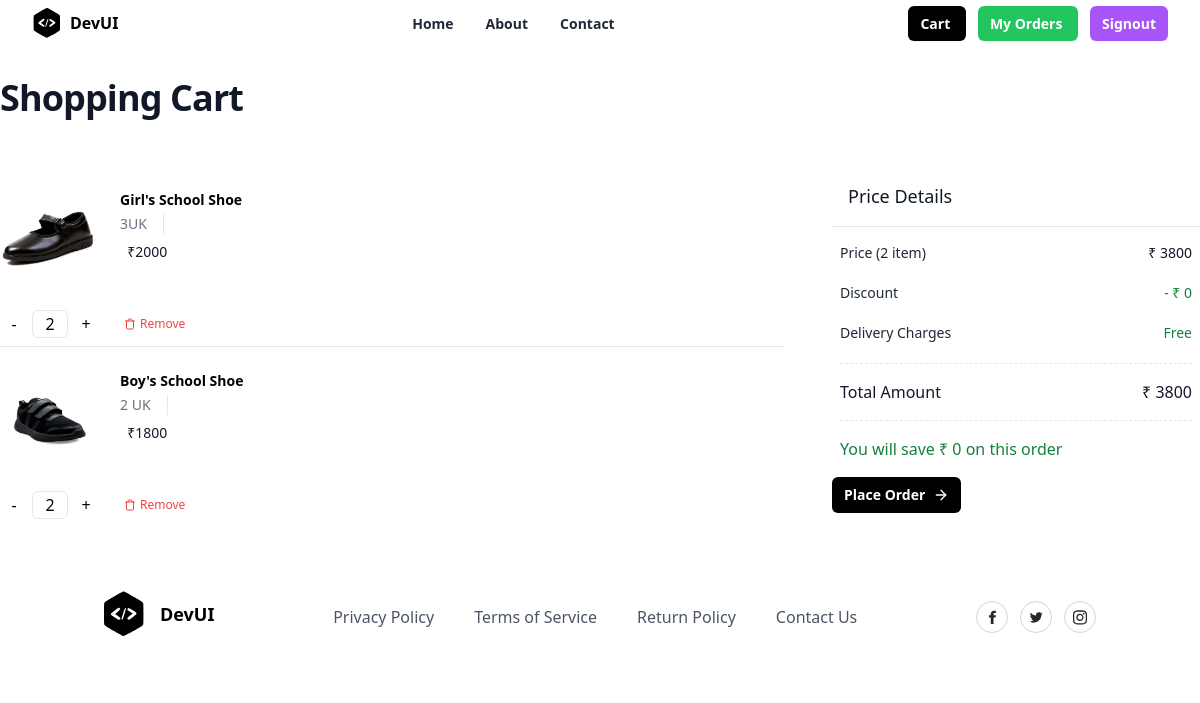
/product/all/ (signed in), run on the app's committed database.
### shoestore/models.py (models this page shows, shortened)
class BasketItem(models.Model):
    basket_object=models.ForeignKey(Basket,on_delete=models.CASCADE,related_name="cartitems")
    product_object=models.ForeignKey(Product,on_delete=models.CASCADE)
    size_object=models.ForeignKey(Size,on_delete=models.CASCADE)
    quantity=models.PositiveIntegerField(default=1)
    created_date=models.DateTimeField(auto_now_add=True)
    updated_date=models.DateTimeField(auto_now=True)
    is_active=models.BooleanField(default=True)
    is_order_placed=models.BooleanField(default=False)
    @property
    def total_amount(self):
        return self.product_object.price*self.quantity

class Product(models.Model):
    title=models.CharField(max_length=100)
    description=models.TextField(null=True,blank=True)
    size_object=models.ManyToManyField(Size,null=True,blank=True)
    season_object=models.ManyToManyField(Season,null=True,blank=True)
    material_object=models.ForeignKey(Material,on_delete=models.CASCADE)
    category_object=models.ForeignKey(Category,on_delete=models.CASCADE)
    brand_object=models.ForeignKey(Brand,on_delete=models.CASCADE)
    image=models.ImageField(upload_to="product_images",null=True,blank=True,default="product_images/default.jpg")
    price=models.PositiveIntegerField()
    tag_object=models.ManyToManyField(Tag,null=True,blank=True)
    created_date=models.DateTimeField(auto_now_add=True)
    updated_date=models.DateTimeField(auto_now=True)
    is_active=models.BooleanField(default=True)

class Size(models.Model):
    name=models.CharField(max_length=100,unique=True)
    created_date=models.DateTimeField(auto_now_add=True)
    updated_date=models.DateTimeField(auto_now=True)
    is_active=models.BooleanField(default=True)

class Basket(models.Model):
    owner=models.OneToOneField(User,on_delete=models.CASCADE,related_name="cart")
    created_date=models.DateTimeField(auto_now_add=True)
    updated_date=models.DateTimeField(auto_now=True)
    is_active=models.BooleanField(default=True)
    @property
    def cart_item_count(self):
        return self.cartitems.filter(is_order_placed=False).count()
    @property
    def cart_total(self):
        basket_items=self.cartitems.filter(is_order_placed=False)
        total_price=0
        if basket_items:
            for bi in basket_items:
                total_price+=bi.total_amount
        return total_price

### shoestore/views.py (the view)
# urls.py: path("product/all/",views.CartSummaryView.as_view(),name="cart-summary"),
class CartSummaryView(View):
    def get(self,request,*args,**kwargs):
        qs=request.user.cart.cartitems.filter(is_order_placed=False).order_by("-created_date")
        return render(request,"cart_list.html",{"data":qs})

### shoestore/templates/cart_list.html (shortened to what this page needs)
{%extends 'base.html'%}
{%block main_block%}
<div class="mx-auto max-w-7xl px-2 lg:px-0">
  <div class="mx-auto max-w-2xl py-8 lg:max-w-7xl">
    <h1 class="text-3xl font-bold tracking-tight text-gray-900 sm:text-4xl">
      Shopping Cart
    </h1>
    <div class="mt-12 lg:grid lg:grid-cols-12 lg:items-start lg:gap-x-12 xl:gap-x-16">
      <section
        aria-labelledby="cart-heading"
        class="rounded-lg bg-white lg:col-span-8"
      >
        <ul role="list" class="divide-y divide-gray-200">
            {%for bi in data%}
            <div class="">
              <li class="flex py-6 sm:py-6 ">
                <div class="flex-shrink-0">
                  <img
                    src="{{bi.product_object.image.url}}"
                    alt="Nike Air Force 1 07 LV8"
                    class="sm:h-38 sm:w-38 h-24 w-24 rounded-md object-contain object-center"
                  />
                </div>
                <div class="ml-4 flex flex-1 flex-col justify-between sm:ml-6">
                  <div class="relative pr-9 sm:grid sm:grid-cols-2 sm:gap-x-6 sm:pr-0">
                    <div>
                      <div class="flex justify-between">
                        <h3 class="text-sm">
                          <a href="{%url 'product-detail' bi.product_object.id%}" class="font-semibold text-black">
                            {{bi.product_object.title}}
                          </a>
                        </h3>
                      </div>
                      <div class="mt-1 flex text-sm">
                        <p class="text-sm text-gray-500">{{bi.size_object.name}}</p>
                        <p class="ml-4 border-l border-gray-200 pl-4 text-sm text-gray-500">
                        </p>
                      </div>
                      <div class="mt-1 flex items-end">
                        <p class="text-sm font-medium text-gray-900">  ₹{{bi.total_amount}}</p>
                      </div>
                    </div>
                  </div>
                </div>
              </li>
              <div class="mb-2 flex">
                <form action="{%url 'quantity-update' bi.id%}" method="post">
                <div class="min-w-24 flex">
                  {%if bi.quantity != 1%}
                  <button type="submit" class="h-7 w-7" name="action" value="decrement">
                    -
                  </button>
                  {%endif%}
                  <input type="text" class="mx-1 h-7 w-9 rounded-md border text-center" value="{{bi.quantity}}" />
                  {%if bi.quantity != 3%}
                  <button type="submit" class="flex h-7 w-7 items-center justify-center" name="action"
                    value="increment">
                    +
                  </button>
                  {%endif%}
                </div>
              </form>
                <div class="ml-6 flex text-sm">
                  <a
                    href="{%url 'cart-remove' bi.id%}"
                    type="button"
                    class="flex items-center space-x-1 px-2 py-1 pl-0"
                  >
                    <span class="text-xs font-medium text-red-500">Remove</span>
                  </a>
                </div>
              </div>
            </div>
            {%endfor%}
        </ul>
      </section>
      <section
        aria-labelledby="summary-heading"
        class="mt-16 rounded-md bg-white lg:col-span-4 lg:mt-0 lg:p-0"
      >
        <h2
          id="summary-heading"
          class=" border-b border-gray-200 px-4 py-3 text-lg font-medium text-gray-900 sm:p-4"
        >
          Price Details
        </h2>
        <div>
          <dl class=" space-y-1 px-2 py-4">
            <div class="flex items-center justify-between">
              <dt class="text-sm text-gray-800">Price ({{request.user.cart.cart_item_count}} item)</dt>
              <dd class="text-sm font-medium text-gray-900">₹ {{request.user.cart.cart_total}}</dd>
            </div>
            <div class="flex items-center justify-between pt-4">
              <dt class="flex items-center text-sm text-gray-800">
                <span>Discount</span>
              </dt>
              <dd class="text-sm font-medium text-green-700">- ₹ 0</dd>
            </div>
            <div class="flex items-center justify-between py-4">
              <dt class="flex text-sm text-gray-800">
                <span>Delivery Charges</span>
              </dt>
              <dd class="text-sm font-medium text-green-700">Free</dd>
            </div>
            <div class="flex items-center justify-between border-y border-dashed py-4 ">
              <dt class="text-base font-medium text-gray-900">Total Amount</dt>
              <dd class="text-base font-medium text-gray-900">₹ {{request.user.cart.cart_total}}</dd>
            </div>
          </dl>
          <div class="px-2 pb-4 font-medium text-green-700">
            You will save ₹ 0 on this order
          </div>
          <div>
            <a
  href="{%url 'place-order'%}"
  class="inline-flex items-center rounded-md bg-black px-3 py-2 text-sm font-semibold text-white hover:bg-black/80"
>
  Place Order
  <svg
    xmlns="http://www.w3.org/2000/svg"
    width="24"
    height="24"
    viewBox="0 0 24 24"
    fill="none"
    stroke="currentColor"
    stroke-width="2"
    stroke-linecap="round"
    stroke-linejoin="round"
    class="ml-2 h-4 w-4"
  >
    <line x1="5" y1="12" x2="19" y2="12"></line>
    <polyline points="12 5 19 12 12 19"></polyline>
  </svg>
</a>
          </div>
        </div>
      </section>
    </div>
  </div>
</div>
{%endblock%}

### data on the page
BasketItem: product_object.image (picture), product_object "Girl's School Shoe", size_object.name "3UK", total_amount "2000", quantity "2"
BasketItem: product_object.image (picture), product_object "Boy's School Shoe", size_object.name "2 UK", total_amount "1800", quantity "2"

### other printed values
{{ request.user.cart.cart_item_count }} "2"
{{ request.user.cart.cart_total }} "3800"
